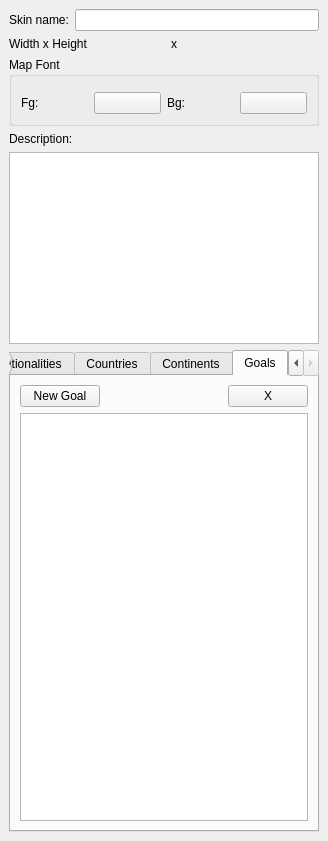
<ui version="4.0" >
 <class>skindefinition</class>
 <widget class="QDockWidget" name="skindefinition" >
  <property name="geometry" >
   <rect>
    <x>0</x>
    <y>0</y>
    <width>328</width>
    <height>841</height>
   </rect>
  </property>
  <property name="windowTitle" >
   <string>Skin Definition</string>
  </property>
  <widget class="QWidget" name="dockWidgetContents" >
   <layout class="QVBoxLayout" name="verticalLayout_7" >
    <item>
     <layout class="QHBoxLayout" name="horizontalLayout_2" >
      <item>
       <widget class="QLabel" name="label_3" >
        <property name="text" >
         <string>Skin name:</string>
        </property>
       </widget>
      </item>
      <item>
       <widget class="QLineEdit" name="skinNameLineEdit" >
        <property name="toolTip" >
         <string>The skin's short name</string>
        </property>
        <property name="statusTip" >
         <string/>
        </property>
        <property name="whatsThis" >
         <string>Type here the short name of the skin. This should be a identifier-like string</string>
        </property>
       </widget>
      </item>
     </layout>
    </item>
    <item>
     <layout class="QHBoxLayout" name="horizontalLayout" >
      <item>
       <widget class="QLabel" name="label" >
        <property name="text" >
         <string>Width x Height</string>
        </property>
       </widget>
      </item>
      <item>
       <widget class="KIntNumInput" name="widthLineEdit" >
        <property name="toolTip" >
         <string>Map's width</string>
        </property>
        <property name="whatsThis" >
         <string>This is the map's width. The map SVG element will be by default drawn on an image of this width. All positions on the map are expressed relatively to this dimension.
</string>
        </property>
       </widget>
      </item>
      <item>
       <widget class="QLabel" name="label_2" >
        <property name="text" >
         <string>x</string>
        </property>
       </widget>
      </item>
      <item>
       <widget class="KIntNumInput" name="heightLineEdit" >
        <property name="toolTip" >
         <string>Map's height</string>
        </property>
        <property name="whatsThis" >
         <string>This is the map's height. The map SVG element will be by default drawn on an image of this height All positions on the map are expressed relatively to this dimension.
</string>
        </property>
       </widget>
      </item>
     </layout>
    </item>
    <item>
     <widget class="QGroupBox" name="groupBox" >
      <property name="sizePolicy" >
       <sizepolicy vsizetype="Preferred" hsizetype="Expanding" >
        <horstretch>0</horstretch>
        <verstretch>0</verstretch>
       </sizepolicy>
      </property>
      <property name="title" >
       <string>Map Font</string>
      </property>
      <layout class="QVBoxLayout" name="verticalLayout_5" >
       <item>
        <widget class="KFontRequester" name="fontrequester" >
         <property name="toolTip" >
          <string>Font used to draw countries names</string>
         </property>
         <property name="whatsThis" >
          <string>This font will be used to draw the countries names on the map</string>
         </property>
        </widget>
       </item>
       <item>
        <layout class="QHBoxLayout" name="horizontalLayout_3" >
         <item>
          <widget class="QLabel" name="label_5" >
           <property name="text" >
            <string>Fg:</string>
           </property>
          </widget>
         </item>
         <item>
          <widget class="KColorButton" name="fgcolorbutton" >
           <property name="toolTip" >
            <string>Foreground color for countries names</string>
           </property>
           <property name="whatsThis" >
            <string>This color will be used to draw the foreground of the countries names on the map</string>
           </property>
          </widget>
         </item>
         <item>
          <widget class="QLabel" name="label_6" >
           <property name="text" >
            <string>Bg:</string>
           </property>
          </widget>
         </item>
         <item>
          <widget class="KColorButton" name="bgcolorbutton" >
           <property name="toolTip" >
            <string>Background color for countries names</string>
           </property>
           <property name="whatsThis" >
            <string>This color will be used to draw the background of the countries names on the map</string>
           </property>
          </widget>
         </item>
        </layout>
       </item>
      </layout>
     </widget>
    </item>
    <item>
     <widget class="QLabel" name="label_4" >
      <property name="text" >
       <string>Description:</string>
      </property>
     </widget>
    </item>
    <item>
     <widget class="QTextEdit" name="descriptionTextEdit" >
      <property name="sizePolicy" >
       <sizepolicy vsizetype="Preferred" hsizetype="Expanding" >
        <horstretch>0</horstretch>
        <verstretch>0</verstretch>
       </sizepolicy>
      </property>
      <property name="toolTip" >
       <string>Human readable description of the skin</string>
      </property>
      <property name="whatsThis" >
       <string>Describe here the skin, its style, its story, the intent of its author(s), etc.</string>
      </property>
     </widget>
    </item>
    <item>
     <widget class="KTabWidget" name="ktabwidget" >
      <property name="whatsThis" >
       <string/>
      </property>
      <property name="currentIndex" >
       <number>4</number>
      </property>
      <widget class="QWidget" name="tabSprites" >
       <attribute name="title" >
        <string>Sprites</string>
       </attribute>
       <layout class="QVBoxLayout" name="verticalLayout_2" >
        <item>
         <widget class="QLabel" name="label_7" >
          <property name="text" >
           <string>Edit the sprites definition
in the right dock</string>
          </property>
         </widget>
        </item>
       </layout>
      </widget>
      <widget class="QWidget" name="tabNationalities" >
       <attribute name="title" >
        <string>Nationalities</string>
       </attribute>
       <layout class="QVBoxLayout" name="verticalLayout_6" >
        <item>
         <layout class="QHBoxLayout" name="horizontalLayout_8" >
          <item>
           <widget class="KPushButton" name="newNationalityButton" >
            <property name="toolTip" >
             <string>Creates a new Nationality</string>
            </property>
            <property name="whatsThis" >
             <string>Click here to add a new nationality. You will be prompted for its name.</string>
            </property>
            <property name="text" >
             <string>New Nationality</string>
            </property>
           </widget>
          </item>
          <item>
           <spacer name="horizontalSpacer_2" >
            <property name="orientation" >
             <enum>Qt::Horizontal</enum>
            </property>
            <property name="sizeHint" stdset="0" >
             <size>
              <width>148</width>
              <height>20</height>
             </size>
            </property>
           </spacer>
          </item>
          <item>
           <widget class="KPushButton" name="deleteNationalityButton" >
            <property name="toolTip" >
             <string>Removes the currently selected nationality</string>
            </property>
            <property name="whatsThis" >
             <string>Click here to remove the currently selected nationality. You will be asked for confirmation.</string>
            </property>
            <property name="text" >
             <string>X</string>
            </property>
           </widget>
          </item>
         </layout>
        </item>
        <item>
         <widget class="QListWidget" name="nationalitieslist" >
          <property name="toolTip" >
           <string>Nationalities list</string>
          </property>
          <property name="whatsThis" >
           <string>This list shows the nationalities defined. 

Each nationality name should be unique. Select a nationality and edit its details in the right dock.

During game, each player must choose a nationality. Then you should add at least as much nationalities than the maximum number of players for this skin.</string>
          </property>
         </widget>
        </item>
       </layout>
      </widget>
      <widget class="QWidget" name="tabCountries" >
       <attribute name="title" >
        <string>Countries</string>
       </attribute>
       <layout class="QVBoxLayout" name="verticalLayout" >
        <item>
         <layout class="QHBoxLayout" name="horizontalLayout_5" >
          <item>
           <widget class="KPushButton" name="newCountryButton" >
            <property name="toolTip" >
             <string>Creates a new country</string>
            </property>
            <property name="whatsThis" >
             <string>Click here to add a new country. You will be prompted for its name.</string>
            </property>
            <property name="text" >
             <string>New Country</string>
            </property>
           </widget>
          </item>
          <item>
           <spacer name="horizontalSpacer" >
            <property name="orientation" >
             <enum>Qt::Horizontal</enum>
            </property>
            <property name="sizeHint" stdset="0" >
             <size>
              <width>148</width>
              <height>20</height>
             </size>
            </property>
           </spacer>
          </item>
          <item>
           <widget class="KPushButton" name="deleteCountryButton" >
            <property name="toolTip" >
             <string>Removes the currently selected country</string>
            </property>
            <property name="whatsThis" >
             <string>Click here to remove the currently selected country. You will be asked for confirmation.</string>
            </property>
            <property name="text" >
             <string>X</string>
            </property>
           </widget>
          </item>
         </layout>
        </item>
        <item>
         <widget class="QListWidget" name="countrieslist" >
          <property name="toolTip" >
           <string>Countries list</string>
          </property>
          <property name="whatsThis" >
		  <string>This list shows the countries defined. 

Each country name should be unique. Select a country and edit its details in the right dock.</string>
          </property>
         </widget>
        </item>
       </layout>
      </widget>
      <widget class="QWidget" name="tabContinents" >
       <attribute name="title" >
        <string>Continents</string>
       </attribute>
       <layout class="QVBoxLayout" name="verticalLayout_3" >
        <item>
         <layout class="QHBoxLayout" name="horizontalLayout_6" >
          <item>
           <widget class="KPushButton" name="newContinentButton" >
            <property name="toolTip" >
             <string>Creates a new continent</string>
            </property>
            <property name="whatsThis" >
             <string>Click here to add a new continent. You will be prompted for its name.</string>
            </property>
            <property name="text" >
             <string>New Continent</string>
            </property>
           </widget>
          </item>
          <item>
           <spacer name="horizontalSpacer" >
            <property name="orientation" >
             <enum>Qt::Horizontal</enum>
            </property>
            <property name="sizeHint" stdset="0" >
             <size>
              <width>148</width>
              <height>20</height>
             </size>
            </property>
           </spacer>
          </item>
          <item>
           <widget class="KPushButton" name="deleteContinentButton" >
            <property name="toolTip" >
             <string>Removes the currently selected continent</string>
            </property>
            <property name="whatsThis" >
             <string>Click here to remove the currently selected continent. You will be asked for confirmation.</string>
            </property>
            <property name="text" >
             <string>X</string>
            </property>
           </widget>
          </item>
         </layout>
        </item>
        <item>
         <widget class="QListWidget" name="continentslist" >
          <property name="toolTip" >
           <string>Continents list</string>
          </property>
          <property name="whatsThis" >
		  <string>This list shows the continents defined. 

Each continent name should be unique. Select a continent and edit its details in the right dock.</string>
          </property>
         </widget>
        </item>
       </layout>
      </widget>
      <widget class="QWidget" name="tabGoals" >
       <attribute name="title" >
        <string>Goals</string>
       </attribute>
       <layout class="QVBoxLayout" name="verticalLayout_4" >
        <item>
         <layout class="QHBoxLayout" name="horizontalLayout_7" >
          <item>
           <widget class="KPushButton" name="newGoalButton" >
            <property name="toolTip" >
             <string>Creates a new goal</string>
            </property>
            <property name="whatsThis" >
             <string>Click here to add a new goal. It will be named automatically.</string>
            </property>
            <property name="text" >
             <string>New Goal</string>
            </property>
           </widget>
          </item>
          <item>
           <spacer name="horizontalSpacer" >
            <property name="orientation" >
             <enum>Qt::Horizontal</enum>
            </property>
            <property name="sizeHint" stdset="0" >
             <size>
              <width>148</width>
              <height>20</height>
             </size>
            </property>
           </spacer>
          </item>
          <item>
           <widget class="KPushButton" name="deleteGoalButton" >
            <property name="toolTip" >
             <string>Removes the currently selected goal</string>
            </property>
            <property name="whatsThis" >
             <string>Click here to remove the currently selected goal. You will be asked for confirmation.</string>
            </property>
            <property name="text" >
             <string>X</string>
            </property>
           </widget>
          </item>
         </layout>
        </item>
        <item>
         <widget class="QListWidget" name="goalslist" >
          <property name="toolTip" >
           <string>Goals list</string>
          </property>
          <property name="whatsThis" >
		  <string>This list shows the goals defined. 

Each goal name should be unique. Select a goal and edit its details in the right dock.</string>
          </property>
         </widget>
        </item>
       </layout>
      </widget>
     </widget>
    </item>
   </layout>
  </widget>
 </widget>
 <customwidgets>
  <customwidget>
   <class>KColorButton</class>
   <extends>QPushButton</extends>
   <header>kcolorbutton.h</header>
  </customwidget>
  <customwidget>
   <class>KFontRequester</class>
   <extends>QWidget</extends>
   <header>kfontrequester.h</header>
  </customwidget>
  <customwidget>
   <class>KIntNumInput</class>
   <extends>QWidget</extends>
   <header>knuminput.h</header>
  </customwidget>
  <customwidget>
   <class>KPushButton</class>
   <extends>QPushButton</extends>
   <header>kpushbutton.h</header>
  </customwidget>
  <customwidget>
   <class>KTabWidget</class>
   <extends>QTabWidget</extends>
   <header>ktabwidget.h</header>
   <container>1</container>
  </customwidget>
 </customwidgets>
 <resources/>
 <connections/>
</ui>
